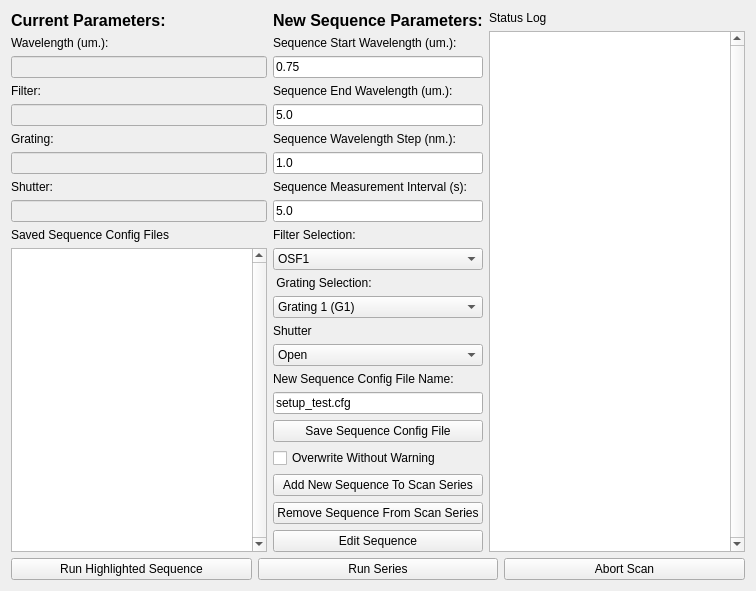
     <widget class="QWidget" name="tab2_single_scan">
      <attribute name="title">
       <string>Tab 2</string>
      </attribute>
      <layout class="QGridLayout" name="gridLayout_5">
       <item row="0" column="0">
        <layout class="QGridLayout" name="gridLayout_19">
         <item row="2" column="0">
          <widget class="QLineEdit" name="wavelength_current_ledit_tab4_6">
           <property name="enabled">
            <bool>false</bool>
           </property>
           <property name="text">
            <string/>
           </property>
          </widget>
         </item>
         <item row="4" column="0">
          <widget class="QLineEdit" name="osf_current_ledit_tab4_6">
           <property name="enabled">
            <bool>false</bool>
           </property>
          </widget>
         </item>
         <item row="1" column="0">
          <widget class="QLabel" name="wavelength_current_label_tab4_6">
           <property name="text">
            <string>Wavelength (um.):</string>
           </property>
          </widget>
         </item>
         <item row="7" column="0">
          <widget class="QLabel" name="shutter_current_label_tab4_6">
           <property name="text">
            <string>Shutter:</string>
           </property>
          </widget>
         </item>
         <item row="6" column="0">
          <widget class="QLineEdit" name="grating_current_ledit_tab4_6">
           <property name="enabled">
            <bool>false</bool>
           </property>
          </widget>
         </item>
         <item row="5" column="0">
          <widget class="QLabel" name="grating_current_label_tab4_6">
           <property name="text">
            <string>Grating:</string>
           </property>
          </widget>
         </item>
         <item row="8" column="0">
          <widget class="QLineEdit" name="shutter_current_ledit_tab4_6">
           <property name="enabled">
            <bool>false</bool>
           </property>
          </widget>
         </item>
         <item row="3" column="0">
          <widget class="QLabel" name="osf_current_label_tab4_6">
           <property name="text">
            <string>Filter:</string>
           </property>
          </widget>
         </item>
         <item row="0" column="0">
          <widget class="QLabel" name="curent_parameters_title_6">
           <property name="font">
            <font>
             <pointsize>12</pointsize>
             <weight>75</weight>
             <bold>true</bold>
            </font>
           </property>
           <property name="text">
            <string>Current Parameters:</string>
           </property>
          </widget>
         </item>
        </layout>
       </item>
       <item row="0" column="1">
        <layout class="QVBoxLayout" name="verticalLayout_2">
         <item>
          <widget class="QLabel" name="curent_parameters_title_7">
           <property name="font">
            <font>
             <pointsize>12</pointsize>
             <weight>75</weight>
             <bold>true</bold>
            </font>
           </property>
           <property name="text">
            <string>New Sequence Parameters:</string>
           </property>
          </widget>
         </item>
         <item>
          <widget class="QLabel" name="sequence_start_wave_label">
           <property name="sizePolicy">
            <sizepolicy hsizetype="Maximum" vsizetype="Maximum">
             <horstretch>0</horstretch>
             <verstretch>0</verstretch>
            </sizepolicy>
           </property>
           <property name="text">
            <string>Sequence Start Wavelength (um.):</string>
           </property>
          </widget>
         </item>
         <item>
          <widget class="QLineEdit" name="sequence_wave_start_ledit">
           <property name="sizePolicy">
            <sizepolicy hsizetype="Expanding" vsizetype="Maximum">
             <horstretch>0</horstretch>
             <verstretch>0</verstretch>
            </sizepolicy>
           </property>
           <property name="text">
            <string>0.75</string>
           </property>
           <property name="placeholderText">
            <string/>
           </property>
          </widget>
         </item>
         <item>
          <widget class="QLabel" name="sequence_end_wave_label">
           <property name="sizePolicy">
            <sizepolicy hsizetype="Maximum" vsizetype="Maximum">
             <horstretch>0</horstretch>
             <verstretch>0</verstretch>
            </sizepolicy>
           </property>
           <property name="text">
            <string>Sequence End Wavelength (um.):</string>
           </property>
          </widget>
         </item>
         <item>
          <widget class="QLineEdit" name="sequence_wave_end_ledit">
           <property name="sizePolicy">
            <sizepolicy hsizetype="Expanding" vsizetype="Maximum">
             <horstretch>0</horstretch>
             <verstretch>0</verstretch>
            </sizepolicy>
           </property>
           <property name="text">
            <string>5.0</string>
           </property>
           <property name="placeholderText">
            <string/>
           </property>
          </widget>
         </item>
         <item>
          <widget class="QLabel" name="sequence_wave_step_label">
           <property name="sizePolicy">
            <sizepolicy hsizetype="Maximum" vsizetype="Maximum">
             <horstretch>0</horstretch>
             <verstretch>0</verstretch>
            </sizepolicy>
           </property>
           <property name="text">
            <string>Sequence Wavelength Step (nm.):</string>
           </property>
          </widget>
         </item>
         <item>
          <widget class="QLineEdit" name="sequence_wave_step_ledit">
           <property name="sizePolicy">
            <sizepolicy hsizetype="Expanding" vsizetype="Maximum">
             <horstretch>0</horstretch>
             <verstretch>0</verstretch>
            </sizepolicy>
           </property>
           <property name="text">
            <string>1.0</string>
           </property>
           <property name="placeholderText">
            <string>1.0</string>
           </property>
          </widget>
         </item>
         <item>
          <widget class="QLabel" name="sequence_measure_int_label">
           <property name="text">
            <string>Sequence Measurement Interval (s):</string>
           </property>
          </widget>
         </item>
         <item>
          <widget class="QLineEdit" name="sequence_measure_int_ledit">
           <property name="text">
            <string>5.0</string>
           </property>
           <property name="placeholderText">
            <string/>
           </property>
          </widget>
         </item>
        </layout>
       </item>
       <item row="0" column="2" rowspan="4">
        <layout class="QVBoxLayout" name="verticalLayout_9">
         <item>
          <widget class="QLabel" name="status_log_label_tab2">
           <property name="text">
            <string>Status Log</string>
           </property>
          </widget>
         </item>
         <item>
          <widget class="QTextBrowser" name="sl_textBrowser_tab2">
           <property name="verticalScrollBarPolicy">
            <enum>Qt::ScrollBarAlwaysOn</enum>
           </property>
          </widget>
         </item>
        </layout>
       </item>
       <item row="1" column="1">
        <layout class="QVBoxLayout" name="verticalLayout">
         <item>
          <widget class="QLabel" name="osf_select_label_tab2">
           <property name="text">
            <string>Filter Selection:</string>
           </property>
          </widget>
         </item>
         <item>
          <widget class="QComboBox" name="osf_select_cbox">
           <item>
            <property name="text">
             <string>OSF1</string>
            </property>
           </item>
           <item>
            <property name="text">
             <string>OSF2</string>
            </property>
           </item>
           <item>
            <property name="text">
             <string>OSF3</string>
            </property>
           </item>
           <item>
            <property name="text">
             <string>OSF4</string>
            </property>
           </item>
          </widget>
         </item>
         <item>
          <widget class="QLabel" name="grating_select_label_tab2">
           <property name="text">
            <string> Grating Selection:</string>
           </property>
          </widget>
         </item>
         <item>
          <widget class="QComboBox" name="grating_select_cbox_tab2">
           <property name="currentIndex">
            <number>0</number>
           </property>
           <item>
            <property name="text">
             <string>Grating 1 (G1)</string>
            </property>
           </item>
           <item>
            <property name="text">
             <string>Grating 2 (G2)</string>
            </property>
           </item>
           <item>
            <property name="text">
             <string>Grating 3 (G3)</string>
            </property>
           </item>
          </widget>
         </item>
         <item>
          <widget class="QLabel" name="shutter_position_label_tab2">
           <property name="text">
            <string>Shutter</string>
           </property>
          </widget>
         </item>
         <item>
          <widget class="QComboBox" name="shutter_position_cbox_tab2">
           <item>
            <property name="text">
             <string>Open</string>
            </property>
           </item>
           <item>
            <property name="text">
             <string>Closed</string>
            </property>
           </item>
          </widget>
         </item>
        </layout>
       </item>
       <item row="2" column="1">
        <layout class="QVBoxLayout" name="verticalLayout_3">
         <item>
          <widget class="QLabel" name="sequence_name_label">
           <property name="sizePolicy">
            <sizepolicy hsizetype="Preferred" vsizetype="Maximum">
             <horstretch>0</horstretch>
             <verstretch>0</verstretch>
            </sizepolicy>
           </property>
           <property name="text">
            <string>New Sequence Config File Name:</string>
           </property>
          </widget>
         </item>
         <item>
          <widget class="QLineEdit" name="sequence_name_ledit">
           <property name="text">
            <string>setup_test.cfg</string>
           </property>
           <property name="placeholderText">
            <string/>
           </property>
          </widget>
         </item>
         <item>
          <widget class="QPushButton" name="save_sequence_pushButton_4_tab2">
           <property name="text">
            <string>Save Sequence Config File</string>
           </property>
          </widget>
         </item>
         <item>
          <widget class="QCheckBox" name="overwrite_checkBox_tab3_4">
           <property name="text">
            <string>Overwrite Without Warning</string>
           </property>
          </widget>
         </item>
        </layout>
       </item>
       <item row="3" column="1">
        <layout class="QVBoxLayout" name="verticalLayout_4">
         <item>
          <widget class="QPushButton" name="add_sequence_button_tab2">
           <property name="sizePolicy">
            <sizepolicy hsizetype="Minimum" vsizetype="Maximum">
             <horstretch>0</horstretch>
             <verstretch>0</verstretch>
            </sizepolicy>
           </property>
           <property name="text">
            <string>Add New Sequence To Scan Series</string>
           </property>
          </widget>
         </item>
         <item>
          <widget class="QPushButton" name="remove_sequence_button_tab2">
           <property name="text">
            <string>Remove Sequence From Scan Series</string>
           </property>
          </widget>
         </item>
         <item>
          <widget class="QPushButton" name="edit_sequence_button_tab2">
           <property name="text">
            <string>Edit Sequence</string>
           </property>
          </widget>
         </item>
        </layout>
       </item>
       <item row="4" column="0" colspan="3">
        <layout class="QHBoxLayout" name="horizontalLayout_2">
         <item>
          <widget class="QPushButton" name="run_single_tab2">
           <property name="text">
            <string>Run Highlighted Sequence</string>
           </property>
          </widget>
         </item>
         <item>
          <widget class="QPushButton" name="run_series_tab2">
           <property name="text">
            <string>Run Series</string>
           </property>
          </widget>
         </item>
         <item>
          <widget class="QPushButton" name="abort_scan_button_tab2">
           <property name="text">
            <string>Abort Scan</string>
           </property>
          </widget>
         </item>
        </layout>
       </item>
       <item row="1" column="0" rowspan="3">
        <layout class="QVBoxLayout" name="verticalLayout_25">
         <item>
          <widget class="QLabel" name="saved_configs_label_tab1_3">
           <property name="text">
            <string>Saved Sequence Config Files</string>
           </property>
          </widget>
         </item>
         <item>
          <widget class="QListWidget" name="saved_config_files_tab1_3">
           <property name="verticalScrollBarPolicy">
            <enum>Qt::ScrollBarAlwaysOn</enum>
           </property>
           <property name="dragEnabled">
            <bool>true</bool>
           </property>
           <property name="dragDropMode">
            <enum>QAbstractItemView::DragOnly</enum>
           </property>
           <property name="selectionMode">
            <enum>QAbstractItemView::MultiSelection</enum>
           </property>
          </widget>
         </item>
        </layout>
       </item>
      </layout>
     </widget>
